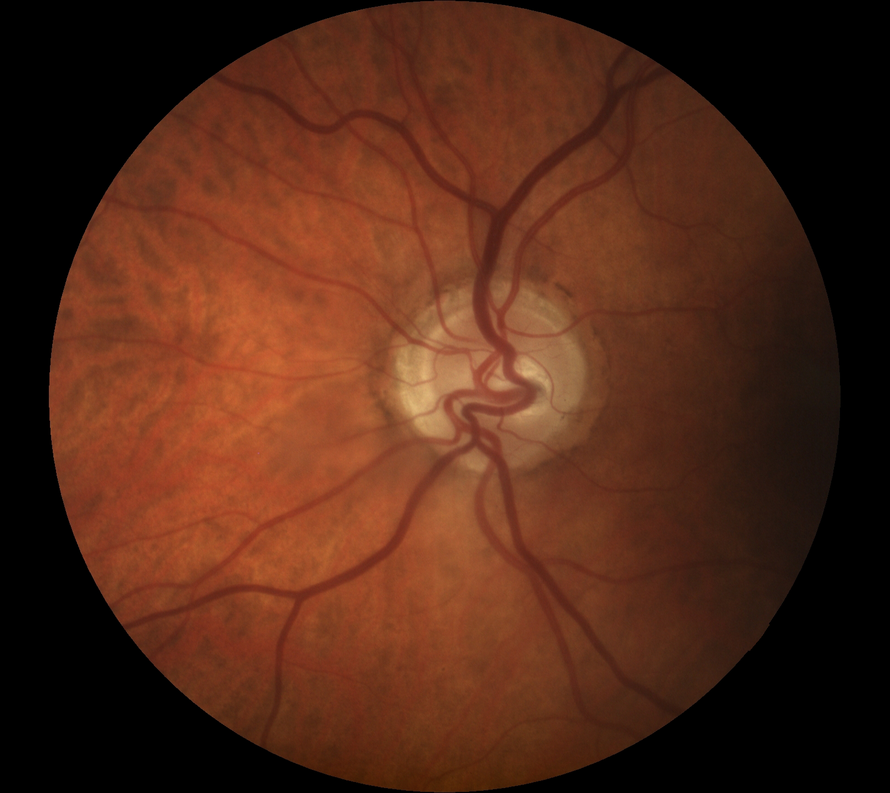
#> input picture MP_RetinalVesselAnalysis/MP_RetinalVesselAnalysis/dummies/Retinal_Images/12.png, 890 x 793 px, shrunk from 1620 x 1444 before the run
$ python CentreCoordinates.py
#> lines starting #> are read from the running program, lines starting #| are printed output that depends on the picture
# [48 lines of commented-out code are left out]

import cv2
import matplotlib.pyplot as plt
from tkinter import Tk, filedialog

# Open a GUI to choose an image file
root = Tk()
root.withdraw()  # Hide the main window

file_path = filedialog.askopenfilename(title="Select an image file", filetypes=[("Image files", "*.png;*.jpg;*.jpeg;*.bmp")])
#> the answer given: Retinal_Images/12.png

# Check if a file was selected
if file_path:
    # Load the selected image
    image = cv2.imread(file_path)
#> image is the input picture: shape (793, 890, 3); mean B, G, R 23.5, 40.4, 81.1

    # Convert to grayscale
    gray = cv2.cvtColor(image, cv2.COLOR_BGR2GRAY)
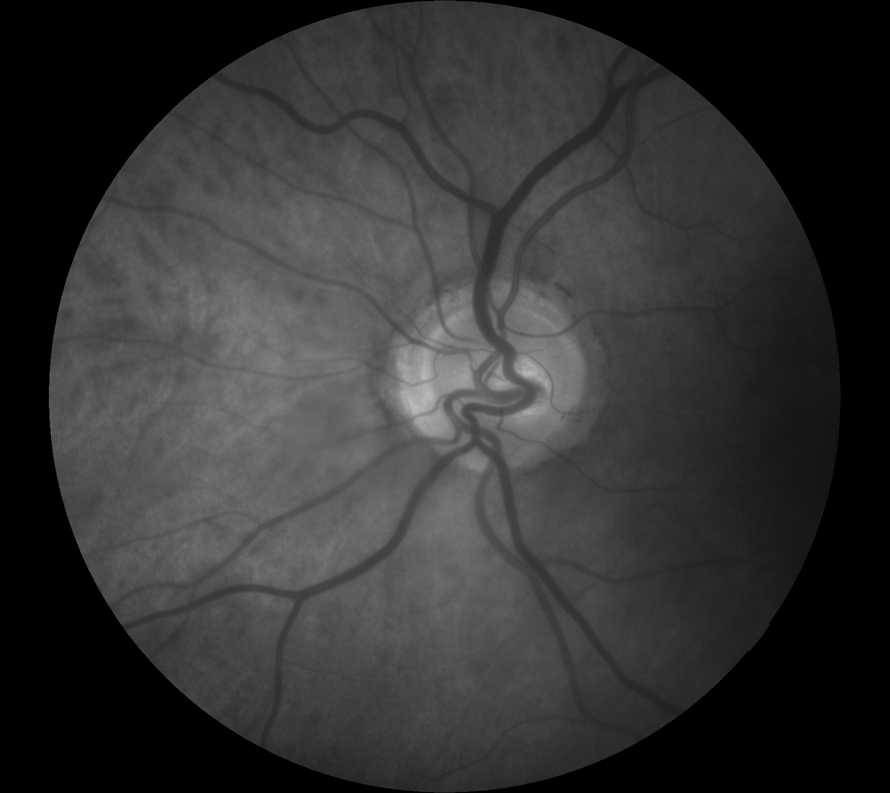
#> gray: shape (793, 890); min 0, max 188, mean 50.7

    # Apply CLAHE (Contrast Limited Adaptive Histogram Equalization) for contrast enhancement
    clahe = cv2.createCLAHE(clipLimit=2.0, tileGridSize=(8, 8))
    clahe_image = clahe.apply(gray)
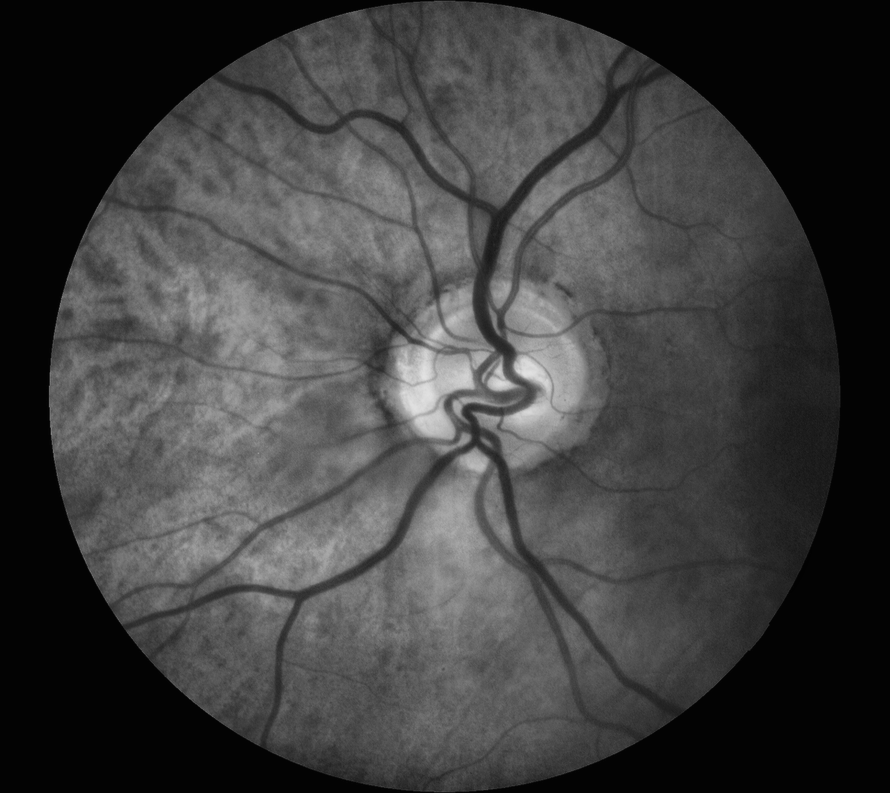
#> clahe_image: shape (793, 890); min 2, max 227, mean 63.1

    # Apply Gaussian blur for noise removal
    blur_image = cv2.GaussianBlur(clahe_image, (3, 3), 0)

    # Show the cropped image using matplotlib
    fig, ax = plt.subplots(figsize=(8, 6))
    ax.imshow(blur_image, cmap='gray')

    # Initialize list to store center coordinates
    centers = []

    # Mark the two points and calculate radius and draw circle
    def onclick(event):
        x, y = int(event.xdata), int(event.ydata)
        ax.plot(x, y, 'ro', markersize=10)
        fig.canvas.draw()

        if len(ax.lines) == 2:
            # Calculate radius and draw circle
            x1, y1 = ax.lines[0].get_xdata()[0], ax.lines[0].get_ydata()[0]
            x2, y2 = ax.lines[1].get_xdata()[0], ax.lines[1].get_ydata()[0]
            x3, y3 = (x1 + x2) / 2, (y1 + y2) / 2
            radius = int(((x3 - x1) ** 2 + (y3 - y1) ** 2) ** 0.5)
            circle = plt.Circle((x3, y3), radius, color='r', fill=False)
            ax.add_artist(circle)

            # Draw a horizontal and vertical line intersecting at the center of the circle
            ax.axhline(y3, color='r', linestyle='-')
            ax.axvline(x3, color='r', linestyle='-')

            # Display center coordinates on the image
            ax.text(x3, y3, f'Center: ({x3}, {y3})', color='r', fontsize=10)

    fig.canvas.mpl_connect('button_press_event', onclick)
    plt.show()

$ run again, with MP_RetinalVesselAnalysis/MP_RetinalVesselAnalysis/dummies/Retinal_Images/111.png copied over MP_RetinalVesselAnalysis/MP_RetinalVesselAnalysis/dummies/Retinal_Images/12.png
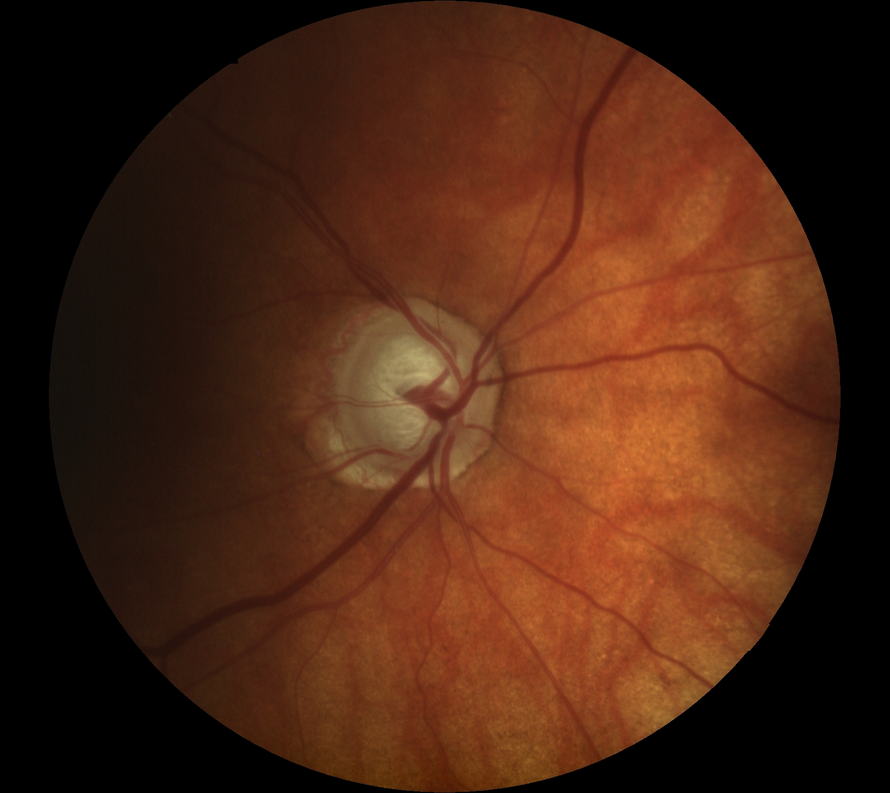
#> input picture MP_RetinalVesselAnalysis/MP_RetinalVesselAnalysis/dummies/Retinal_Images/111.png, 890 x 793 px, shrunk from 1620 x 1444 before the run
#> image is the input picture: shape (793, 890, 3); mean B, G, R 19.3, 37, 73.5
#> `gray = cv2.cvtColor(image, cv2.COLOR_BGR2GRAY)`:
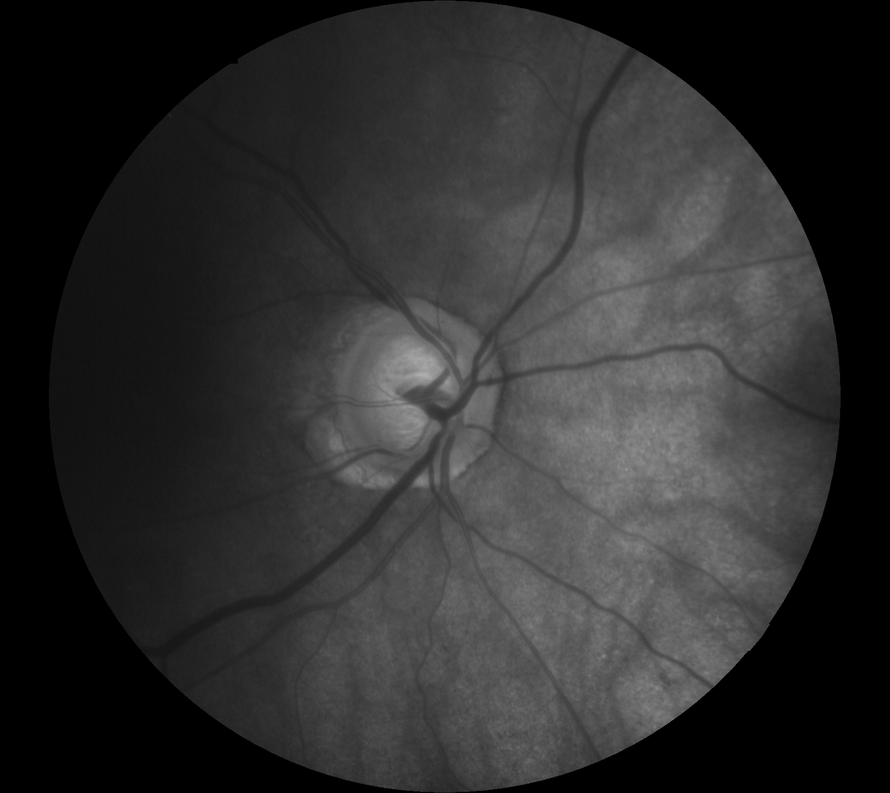
#> gray: shape (793, 890); min 0, max 177, mean 45.9
#> `clahe_image = clahe.apply(gray)`:
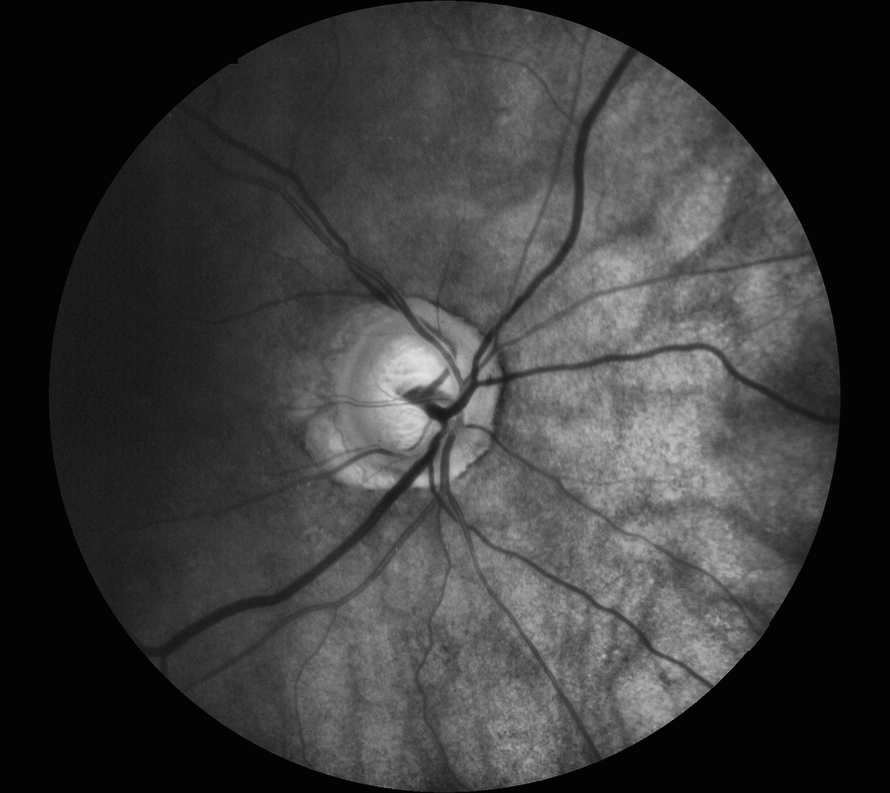
#> clahe_image: shape (793, 890); min 2, max 226, mean 58.6

$ run again, with MP_RetinalVesselAnalysis/MP_RetinalVesselAnalysis/dummies/Retinal_Images/15.png copied over MP_RetinalVesselAnalysis/MP_RetinalVesselAnalysis/dummies/Retinal_Images/12.png
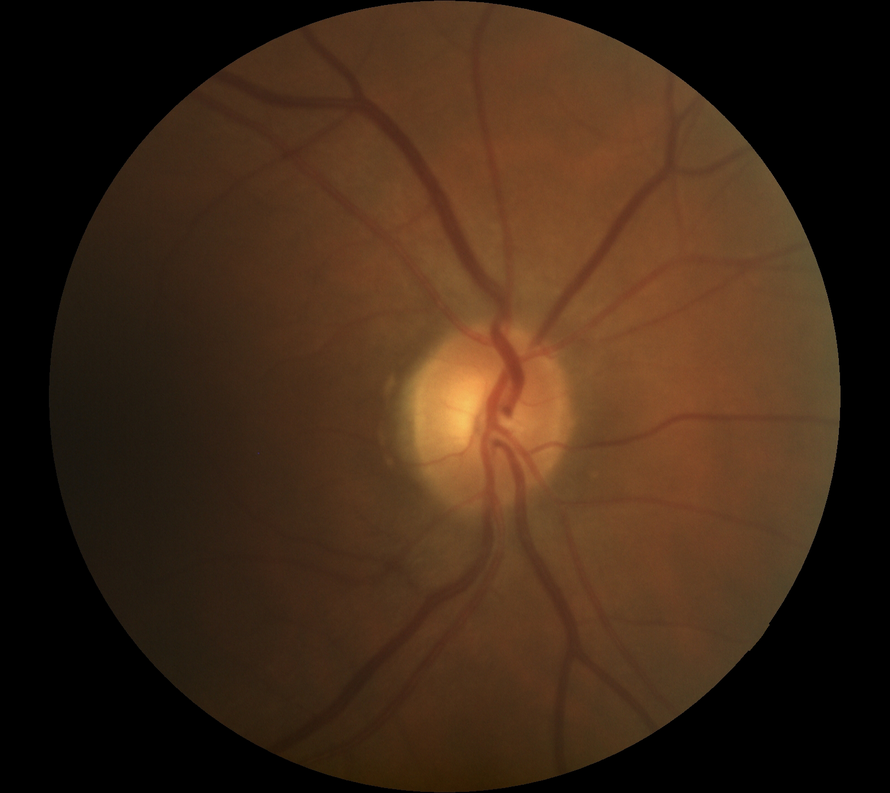
#> input picture MP_RetinalVesselAnalysis/MP_RetinalVesselAnalysis/dummies/Retinal_Images/15.png, 890 x 793 px, shrunk from 1620 x 1444 before the run
#> image is the input picture: shape (793, 890, 3); mean B, G, R 22.5, 39.8, 62.4
#> `gray = cv2.cvtColor(image, cv2.COLOR_BGR2GRAY)`:
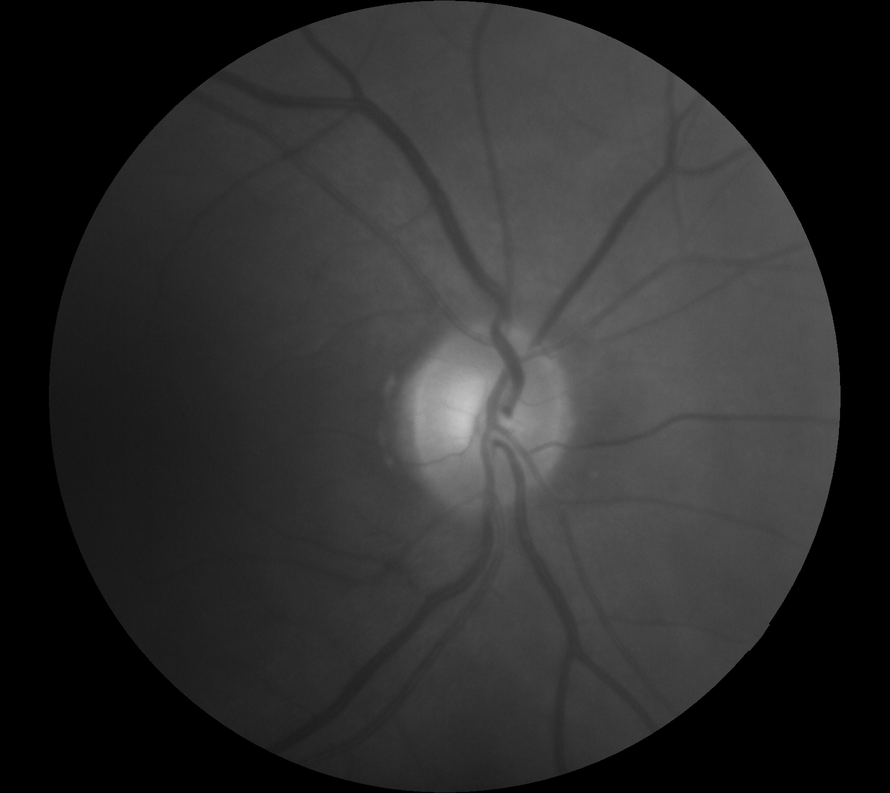
#> gray: shape (793, 890); min 0, max 199, mean 44.6
#> `clahe_image = clahe.apply(gray)`:
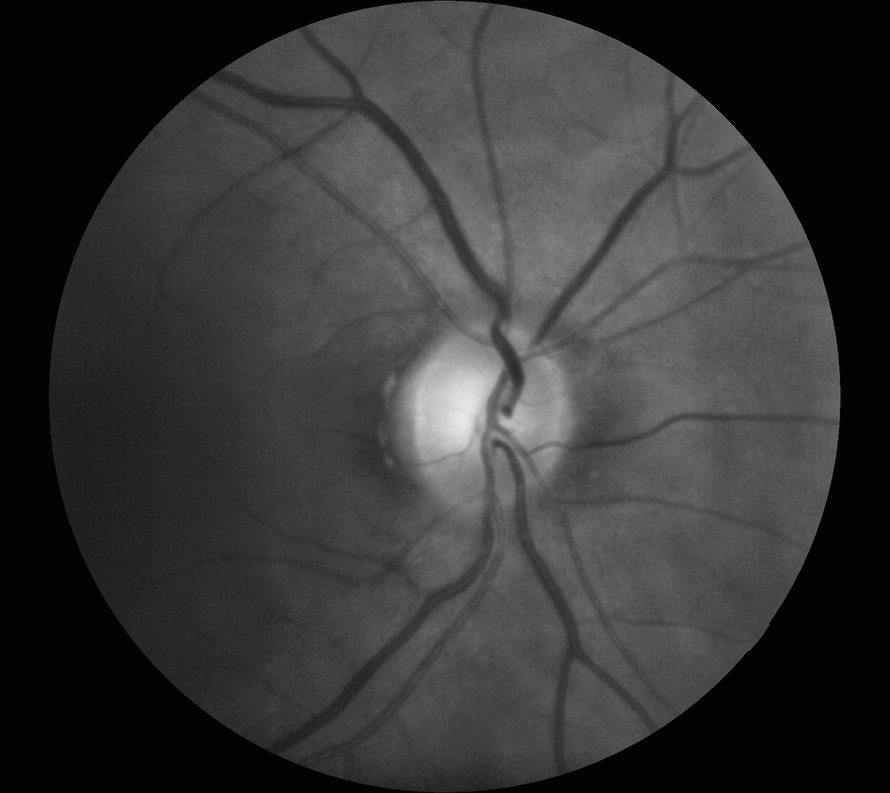
#> clahe_image: shape (793, 890); min 2, max 233, mean 54.5
